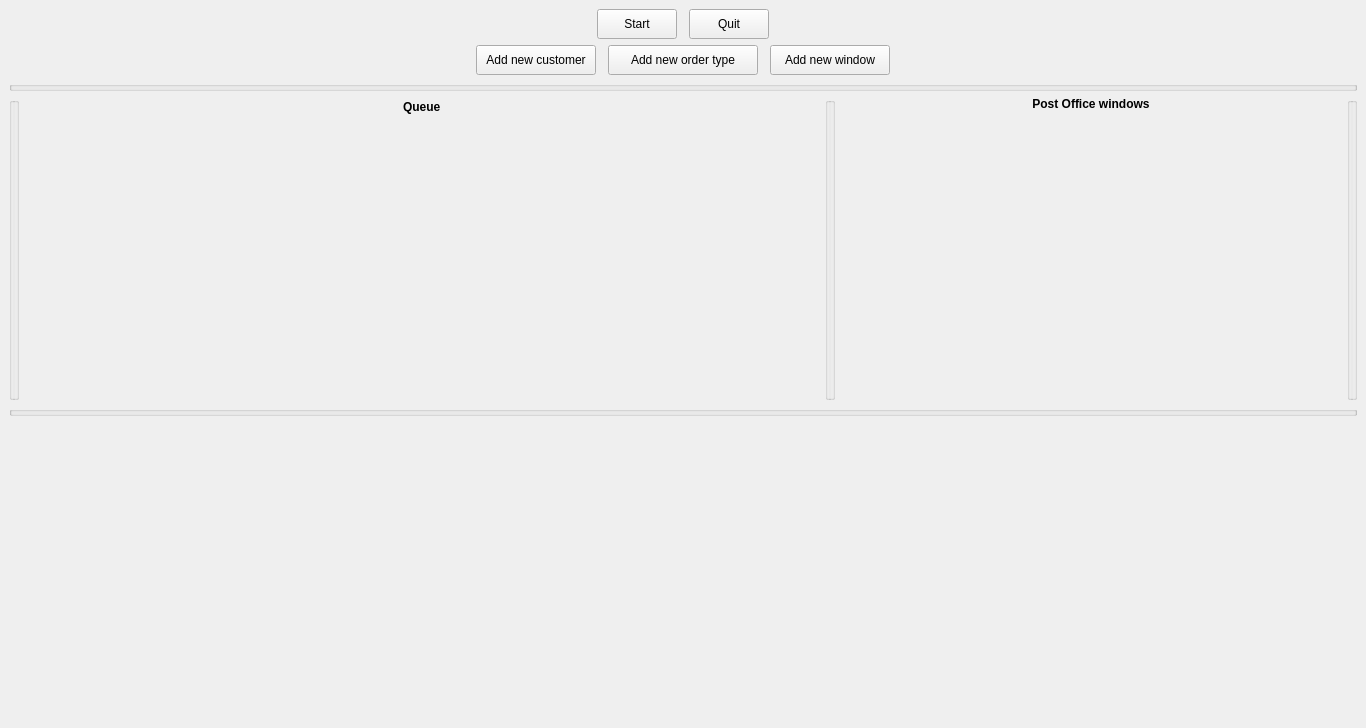
<?xml version="1.0" encoding="UTF-8"?>
<ui version="4.0">
 <class>MainWindow</class>
 <widget class="QMainWindow" name="MainWindow">
  <property name="geometry">
   <rect>
    <x>0</x>
    <y>0</y>
    <width>1366</width>
    <height>728</height>
   </rect>
  </property>
  <property name="windowTitle">
   <string>MainWindow</string>
  </property>
  <widget class="QWidget" name="centralwidget">
   <layout class="QVBoxLayout" name="verticalLayout_2">
    <item>
     <layout class="QVBoxLayout" name="menu">
      <item>
       <layout class="QHBoxLayout" name="menu_layout">
        <property name="spacing">
         <number>12</number>
        </property>
        <item alignment="Qt::AlignRight">
         <widget class="QPushButton" name="start_stop">
          <property name="sizePolicy">
           <sizepolicy hsizetype="Minimum" vsizetype="Fixed">
            <horstretch>0</horstretch>
            <verstretch>0</verstretch>
           </sizepolicy>
          </property>
          <property name="minimumSize">
           <size>
            <width>80</width>
            <height>30</height>
           </size>
          </property>
          <property name="text">
           <string>Start</string>
          </property>
         </widget>
        </item>
        <item alignment="Qt::AlignLeft">
         <widget class="QPushButton" name="quit_btt">
          <property name="minimumSize">
           <size>
            <width>80</width>
            <height>30</height>
           </size>
          </property>
          <property name="text">
           <string>Quit</string>
          </property>
         </widget>
        </item>
       </layout>
      </item>
      <item>
       <layout class="QHBoxLayout" name="setup_layout">
        <property name="spacing">
         <number>12</number>
        </property>
        <item alignment="Qt::AlignRight">
         <widget class="QPushButton" name="customer_btt">
          <property name="minimumSize">
           <size>
            <width>120</width>
            <height>30</height>
           </size>
          </property>
          <property name="toolTip">
           <string>&lt;html&gt;&lt;head/&gt;&lt;body&gt;&lt;p&gt;Will add customer with random order&lt;/p&gt;&lt;/body&gt;&lt;/html&gt;</string>
          </property>
          <property name="text">
           <string>Add new customer</string>
          </property>
         </widget>
        </item>
        <item>
         <widget class="QPushButton" name="order_btt">
          <property name="minimumSize">
           <size>
            <width>120</width>
            <height>30</height>
           </size>
          </property>
          <property name="maximumSize">
           <size>
            <width>150</width>
            <height>30</height>
           </size>
          </property>
          <property name="text">
           <string>Add new order type</string>
          </property>
         </widget>
        </item>
        <item alignment="Qt::AlignLeft|Qt::AlignVCenter">
         <widget class="QPushButton" name="window_btt">
          <property name="minimumSize">
           <size>
            <width>120</width>
            <height>30</height>
           </size>
          </property>
          <property name="text">
           <string>Add new window</string>
          </property>
         </widget>
        </item>
       </layout>
      </item>
     </layout>
    </item>
    <item>
     <widget class="QGroupBox" name="separator">
      <property name="maximumSize">
       <size>
        <width>16777215</width>
        <height>10</height>
       </size>
      </property>
      <property name="title">
       <string/>
      </property>
     </widget>
    </item>
    <item>
     <layout class="QHBoxLayout" name="simulation_layout">
      <item>
       <widget class="QGroupBox" name="groupBox_3">
        <property name="maximumSize">
         <size>
          <width>10</width>
          <height>16777215</height>
         </size>
        </property>
        <property name="title">
         <string/>
        </property>
       </widget>
      </item>
      <item>
       <layout class="QVBoxLayout" name="queue_box">
        <item>
         <layout class="QHBoxLayout" name="queue_title">
          <item>
           <spacer name="horizontalSpacer_2">
            <property name="orientation">
             <enum>Qt::Horizontal</enum>
            </property>
            <property name="sizeHint" stdset="0">
             <size>
              <width>40</width>
              <height>20</height>
             </size>
            </property>
           </spacer>
          </item>
          <item>
           <widget class="QLabel" name="queue_label">
            <property name="text">
             <string>&lt;html&gt;&lt;head/&gt;&lt;body&gt;&lt;p&gt;&lt;span style=&quot; font-weight:700;&quot;&gt;Queue&lt;/span&gt;&lt;/p&gt;&lt;/body&gt;&lt;/html&gt;</string>
            </property>
           </widget>
          </item>
          <item>
           <spacer name="horizontalSpacer">
            <property name="orientation">
             <enum>Qt::Horizontal</enum>
            </property>
            <property name="sizeType">
             <enum>QSizePolicy::Expanding</enum>
            </property>
            <property name="sizeHint" stdset="0">
             <size>
              <width>200</width>
              <height>20</height>
             </size>
            </property>
           </spacer>
          </item>
         </layout>
        </item>
        <item>
         <spacer name="verticalSpacer_3">
          <property name="orientation">
           <enum>Qt::Vertical</enum>
          </property>
          <property name="sizeType">
           <enum>QSizePolicy::MinimumExpanding</enum>
          </property>
          <property name="sizeHint" stdset="0">
           <size>
            <width>20</width>
            <height>0</height>
           </size>
          </property>
         </spacer>
        </item>
        <item>
         <layout class="QHBoxLayout" name="horizontalLayout_7">
          <item>
           <spacer name="horizontalSpacer_6">
            <property name="orientation">
             <enum>Qt::Horizontal</enum>
            </property>
            <property name="sizeHint" stdset="0">
             <size>
              <width>40</width>
              <height>20</height>
             </size>
            </property>
           </spacer>
          </item>
          <item>
           <layout class="QHBoxLayout" name="queue"/>
          </item>
         </layout>
        </item>
        <item>
         <spacer name="verticalSpacer_2">
          <property name="orientation">
           <enum>Qt::Vertical</enum>
          </property>
          <property name="sizeHint" stdset="0">
           <size>
            <width>20</width>
            <height>0</height>
           </size>
          </property>
         </spacer>
        </item>
       </layout>
      </item>
      <item>
       <widget class="QGroupBox" name="groupBox">
        <property name="maximumSize">
         <size>
          <width>10</width>
          <height>16777215</height>
         </size>
        </property>
        <property name="title">
         <string/>
        </property>
       </widget>
      </item>
      <item>
       <spacer name="horizontalSpacer_5">
        <property name="orientation">
         <enum>Qt::Horizontal</enum>
        </property>
        <property name="sizeType">
         <enum>QSizePolicy::Maximum</enum>
        </property>
        <property name="sizeHint" stdset="0">
         <size>
          <width>150</width>
          <height>20</height>
         </size>
        </property>
       </spacer>
      </item>
      <item>
       <layout class="QVBoxLayout" name="windows_box">
        <item alignment="Qt::AlignLeft|Qt::AlignVCenter">
         <widget class="QLabel" name="post_office_label">
          <property name="minimumSize">
           <size>
            <width>200</width>
            <height>0</height>
           </size>
          </property>
          <property name="text">
           <string>&lt;html&gt;&lt;head/&gt;&lt;body&gt;&lt;p align=&quot;center&quot;&gt;&lt;span style=&quot; font-weight:700;&quot;&gt;Post Office windows&lt;/span&gt;&lt;/p&gt;&lt;/body&gt;&lt;/html&gt;</string>
          </property>
         </widget>
        </item>
        <item>
         <spacer name="verticalSpacer_5">
          <property name="orientation">
           <enum>Qt::Vertical</enum>
          </property>
          <property name="sizeHint" stdset="0">
           <size>
            <width>20</width>
            <height>40</height>
           </size>
          </property>
         </spacer>
        </item>
        <item>
         <layout class="QVBoxLayout" name="windows_layout"/>
        </item>
        <item>
         <spacer name="verticalSpacer_4">
          <property name="orientation">
           <enum>Qt::Vertical</enum>
          </property>
          <property name="sizeHint" stdset="0">
           <size>
            <width>20</width>
            <height>40</height>
           </size>
          </property>
         </spacer>
        </item>
       </layout>
      </item>
      <item>
       <spacer name="horizontalSpacer_3">
        <property name="orientation">
         <enum>Qt::Horizontal</enum>
        </property>
        <property name="sizeType">
         <enum>QSizePolicy::Maximum</enum>
        </property>
        <property name="sizeHint" stdset="0">
         <size>
          <width>150</width>
          <height>20</height>
         </size>
        </property>
       </spacer>
      </item>
      <item>
       <widget class="QGroupBox" name="groupBox_4">
        <property name="maximumSize">
         <size>
          <width>10</width>
          <height>16777215</height>
         </size>
        </property>
        <property name="title">
         <string/>
        </property>
       </widget>
      </item>
     </layout>
    </item>
    <item>
     <widget class="QGroupBox" name="groupBox_2">
      <property name="maximumSize">
       <size>
        <width>16777215</width>
        <height>10</height>
       </size>
      </property>
      <property name="title">
       <string/>
      </property>
     </widget>
    </item>
    <item>
     <spacer name="verticalSpacer">
      <property name="orientation">
       <enum>Qt::Vertical</enum>
      </property>
      <property name="sizeType">
       <enum>QSizePolicy::Expanding</enum>
      </property>
      <property name="sizeHint" stdset="0">
       <size>
        <width>20</width>
        <height>40</height>
       </size>
      </property>
     </spacer>
    </item>
   </layout>
  </widget>
 </widget>
 <resources/>
 <connections>
  <connection>
   <sender>quit_btt</sender>
   <signal>clicked()</signal>
   <receiver>MainWindow</receiver>
   <slot>close()</slot>
   <hints>
    <hint type="sourcelabel">
     <x>442</x>
     <y>79</y>
    </hint>
    <hint type="destinationlabel">
     <x>513</x>
     <y>336</y>
    </hint>
   </hints>
  </connection>
 </connections>
</ui>
